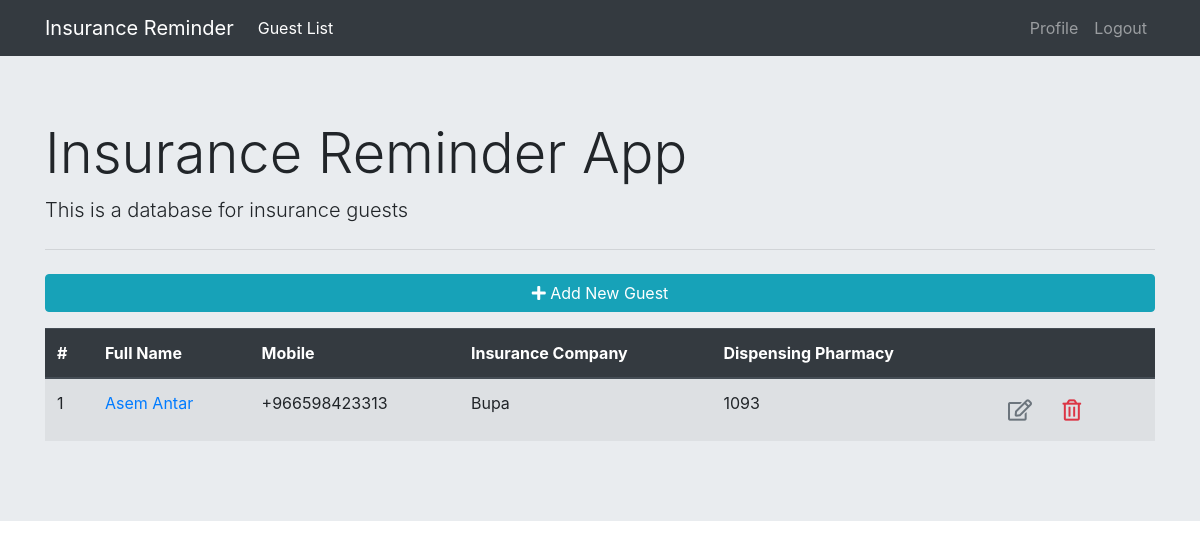
Screenshot of / (signed in) with the database file from the repository.
### guest_registeration/models.py (models this page shows, shortened)
class Guest(models.Model):
    INSURANCE_COMPANIES = (
        ('Bupa', 'Bupa'),
        ('MedGulf', 'MedGulf'),
        ('MedNet', 'MedNet'),
        ('Tawnyia', 'Tawnyia'),
        ('Saudi Enaya', 'Saudi Enaya'),
    )
    fullname = models.CharField(max_length=250, verbose_name='Full Name')
    mobile = PhoneNumberField(verbose_name='Mobile No.')
    insurance_company = models.CharField(
        max_length=30, choices=INSURANCE_COMPANIES, verbose_name='Insurance Company', default='bupa')
    dipensing_date = models.DateField(verbose_name='Dispensing Date')
    next_dispensing = models.DateField(verbose_name='Next Dispensing Date')
    dispensing_pharmacy = models.ForeignKey(User, on_delete=models.CASCADE)

### guest_registeration/views.py (the view)
# urls.py: path('', guest_list, name='guest_list'),
def guest_list(request):
    context = {'guest_list': Guest.objects.all()}
    return render(request, 'guest_registeration/guest_list.html', context)

### guest_registeration/templates/guest_registeration/guest_list.html (shortened to what this page needs)
{% extends 'guest_registeration/base.html' %}
{% block content %}
    <a href="{% url 'guest_registeration:register' %}" class="btn btn-info btn-block mb-3">
        <i class="fas fa-plus"></i> Add New Guest
    </a>
    <table class="table table-striped">
        <thead class="thead-dark">
            <th>#</th>
            <th>Full Name</th>
            <th>Mobile</th>
            <th>Insurance Company</th>
            <th>Dispensing Pharmacy</th>
            <th></th>
        </thead>
        <tbody>
            {% for guest in guest_list %}
                <tr>
                    <td>{{ forloop.counter }}</td>
                    <td>
                        <a href="{% url 'guest_registeration:guest_detail' guest.id %}">
                            {{ guest.fullname }}
                        </a>
                    </td>
                    <td>{{ guest.mobile }}</td>
                    <td>{{ guest.insurance_company }}</td>
                    <td>{{ guest.dispensing_pharmacy }}</td>
                    <td>
                        <a href="{% url 'guest_registeration:guest_update' guest.id %}" class="btn text-secondary">
                            <i class="far fa-edit fa-lg"></i>
                        </a>
                        <form class="d-inline" action="{% url 'guest_registeration:guest_delete' guest.id %}" method="post">
                            <button type="submit" class="btn">
                                <i class="far fa-trash-alt fa-lg text-danger float-right"></i>
                            </button>
                        </form>
                    </td>
                </tr>
            {% endfor %}
        </tbody>
    </table>
{% endblock content %}

### rows the page displays
Guest: fullname "Asem Antar", mobile "+966598423313", insurance_company "Bupa", dispensing_pharmacy "1093"
